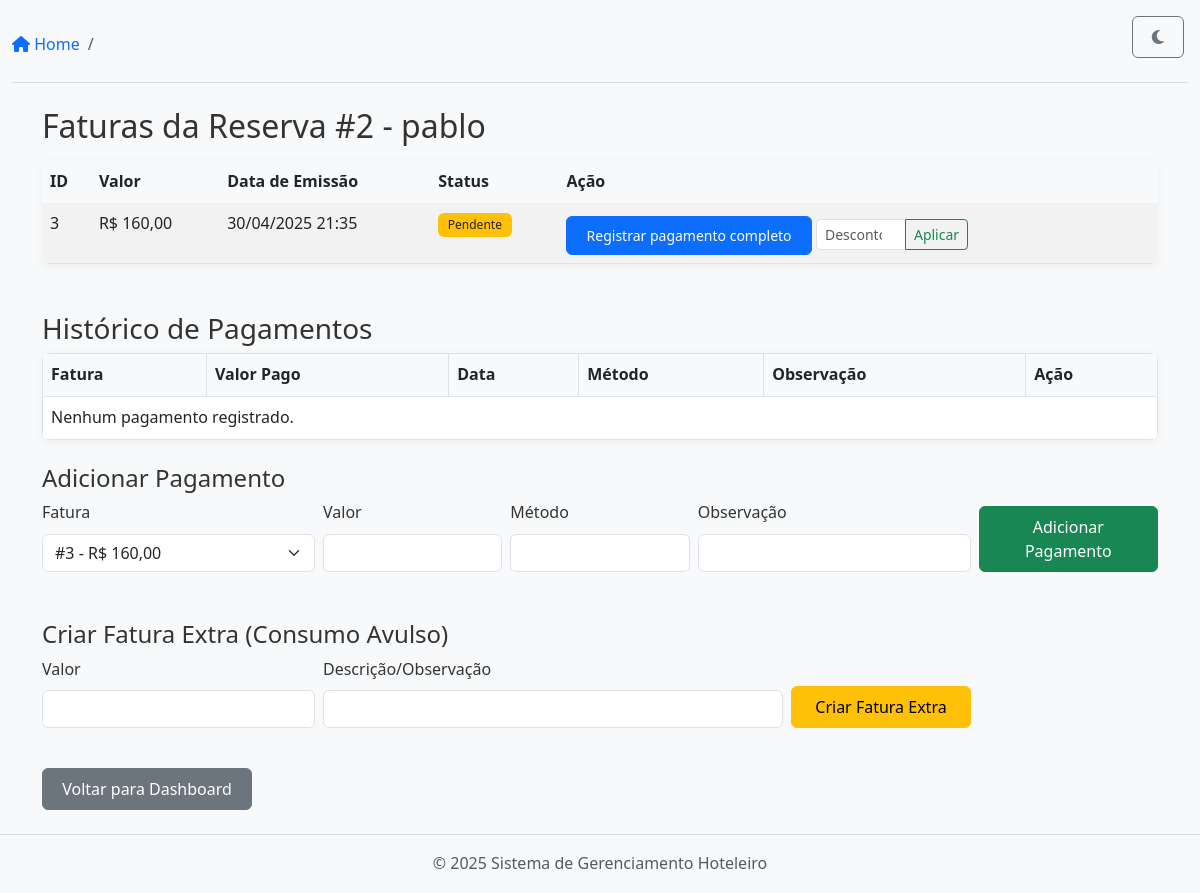
The app's page /finance/reservation/2/invoices/ (signed in), older data.
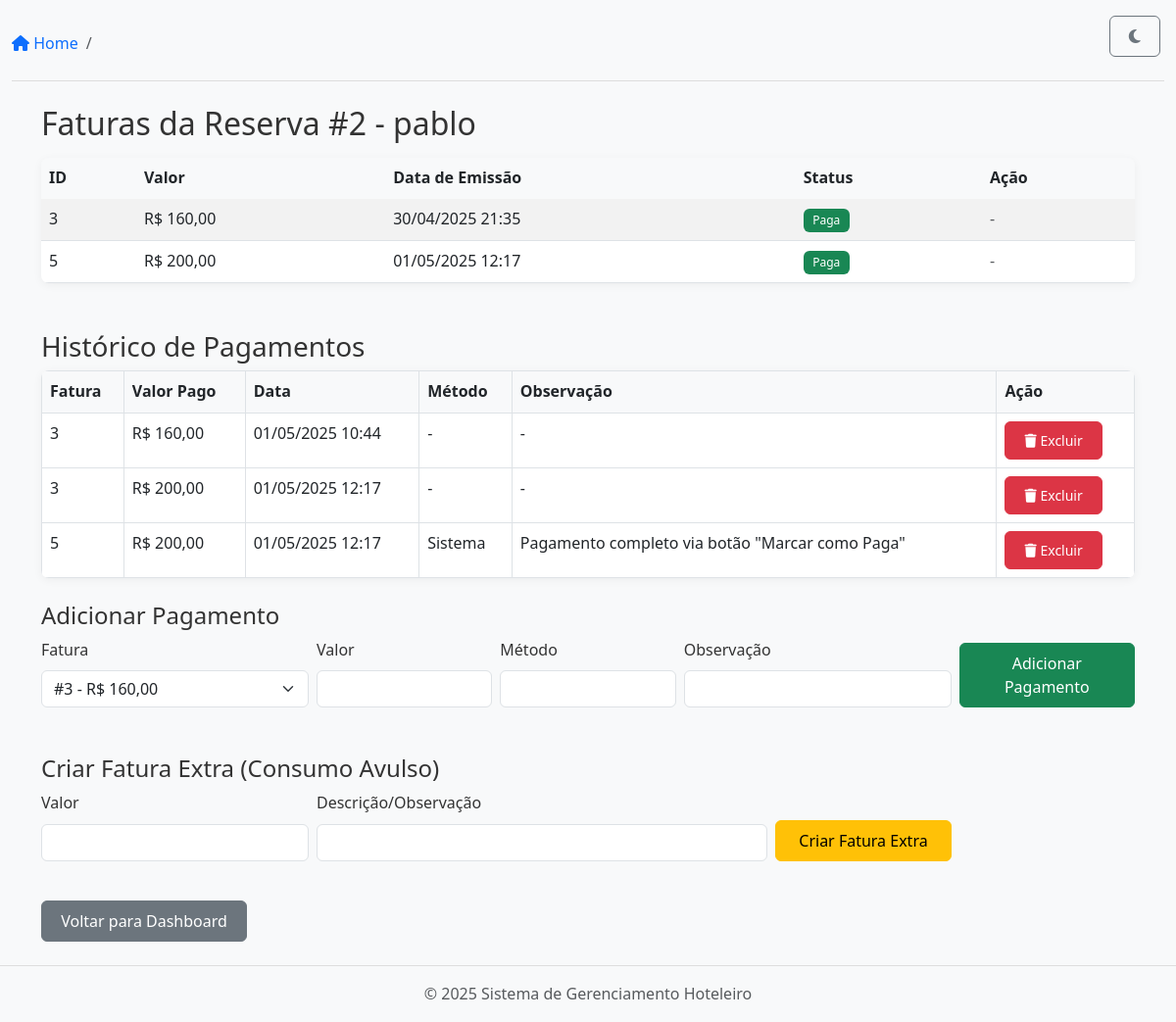
The same page, newer data.
### apps/finance/models.py (models this page shows, shortened)
class Invoice(models.Model):
    reservation = models.ForeignKey('reservations.Reservation', on_delete=models.CASCADE, related_name='invoices')
    amount = models.DecimalField(max_digits=10, decimal_places=2)
    issued_at = models.DateTimeField(auto_now_add=True)
    paid = models.BooleanField(default=False)
    discount = models.DecimalField(max_digits=10, decimal_places=2, default=0, verbose_name="Desconto")

class Payment(models.Model):
    invoice = models.ForeignKey(Invoice, on_delete=models.CASCADE, related_name='payments')
    amount = models.DecimalField(max_digits=10, decimal_places=2)
    paid_at = models.DateTimeField(auto_now_add=True)
    method = models.CharField(max_length=50, blank=True, null=True)
    notes = models.TextField(blank=True, null=True)

### apps/finance/views.py (the view, shortened to what this page needs)
# urls.py: path('reservation/<int:reservation_id>/invoices/', views.reservation_invoices_view, name='reservation_invoices'),
@login_required
def reservation_invoices_view(request, reservation_id):
    reservation = get_object_or_404(Reservation, id=reservation_id)
    invoices = reservation.invoices.all()
    return render(request, 'finance/invoice_list.html', {'reservation': reservation, 'invoices': invoices})

### templates/finance/invoice_list.html (shortened to what the changed rows need)
{% extends 'base.html' %}
{% block content %}
<div class="container mt-4">
    <h2>Faturas da Reserva #{{ reservation.id }} - {{ reservation.guest_name }}</h2>
    <table class="table table-striped mt-3">
        <thead>
            <tr>
                <th>ID</th>
                <th>Valor</th>
                <th>Data de Emissão</th>
                <th>Status</th>
                <th>Ação</th>
            </tr>
        </thead>
        <tbody>
            {% for invoice in invoices %}
            <tr>
                <td>{{ invoice.id }}</td>
                <td>
                    R$ {{ invoice.amount|floatformat:2 }}
                </td>
                <td>{{ invoice.issued_at|date:'d/m/Y H:i' }}</td>
                <td>
                    {% if invoice.paid %}
                        <span class="badge bg-success">Paga</span>
                    {% else %}
                        <span class="badge bg-warning text-dark">Pendente</span>
                    {% endif %}
                </td>
                <td>
                    {% if not invoice.paid %}
                    <form method="post" style="display:inline;">
                        <button type="submit" class="btn btn-sm btn-primary">Registrar pagamento completo</button>
                    </form>
                    <form method="post" action="{% url 'finance:apply_discount' invoice.id %}" class="mt-2 d-inline-block">
                        <div class="input-group input-group-sm">
                            <input type="number" step="0.01" min="0" max="{{ invoice.amount }}" name="discount" class="form-control" placeholder="Desconto" value="{{ invoice.discount|default_if_none:0 }}" style="max-width:90px;">
                            <button type="submit" class="btn btn-outline-success">Aplicar</button>
                        </div>
                    </form>
                    {% else %}
                        <span class="text-muted">-</span>
                    {% endif %}
                </td>
            </tr>
            {% empty %}
            <tr><td colspan="5">Nenhuma fatura encontrada para esta reserva.</td></tr>
            {% endfor %}
        </tbody>
    </table>
    <table class="table table-bordered mt-2">
        <thead>
            <tr>
                <th>Fatura</th>
                <th>Valor Pago</th>
                <th>Data</th>
                <th>Método</th>
                <th>Observação</th>
                <th>Ação</th>
            </tr>
        </thead>
        <tbody>
            {% for invoice in invoices %}
                {% for payment in invoice.payments.all %}
                <tr>
                    <td>{{ invoice.id }}</td>
                    <td>R$ {{ payment.amount|floatformat:2 }}</td>
                    <td>{{ payment.paid_at|date:'d/m/Y H:i' }}</td>
                    <td>{{ payment.method|default:'-' }}</td>
                    <td>{{ payment.notes|default:'-' }}</td>
                    <td>
                        <form method="post" action="{% url 'finance:delete_payment' payment.id %}" style="display:inline;">
                            <button type="submit" class="btn btn-sm btn-danger" onclick="return confirm('Remover este pagamento?');">
                                <i class="fas fa-trash"></i> Excluir
                            </button>
                        </form>
                    </td>
                </tr>
                {% empty %}
                <tr><td colspan="6">Nenhum pagamento registrado.</td></tr>
                {% endfor %}
            {% endfor %}
        </tbody>
    </table>
</div>
{% endblock %}

Row changes from the older to the newer data that the page shows:
changed Invoice id 3: paid "Pendente Registrar pagamento completo Aplicar" → "Paga -"
added Invoice: id "5", amount "200,00", issued_at "01/05/2025 12:17", paid "Paga"
added Payment: {{ invoice.id }} "3", amount "160,00", paid_at "01/05/2025 10:44", method "-", notes "-", shown under Invoice id 3
added Payment: {{ invoice.id }} "3", amount "200,00", paid_at "01/05/2025 12:17", method "-", notes "-", shown under Invoice id 3
added Payment: amount "200,00", paid_at "01/05/2025 12:17", method "Sistema", notes "Pagamento completo via botão \"Marcar como Paga\""
